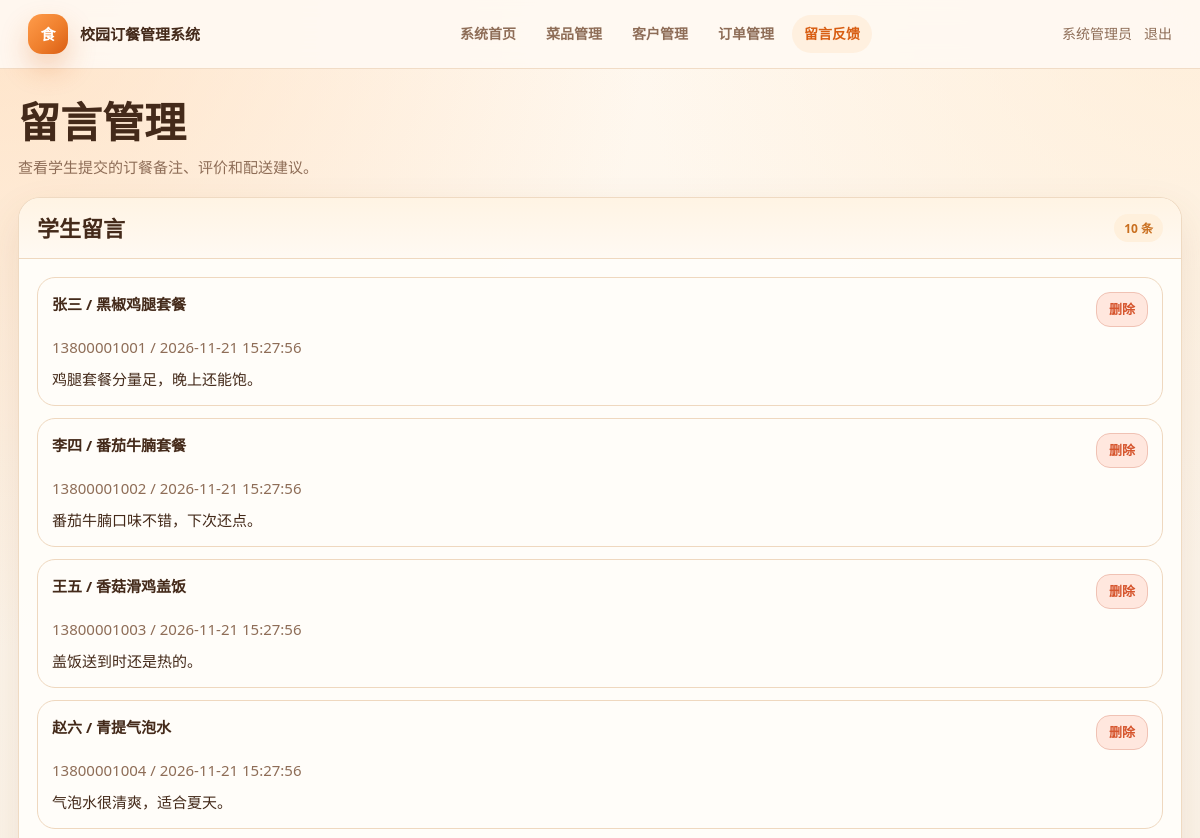
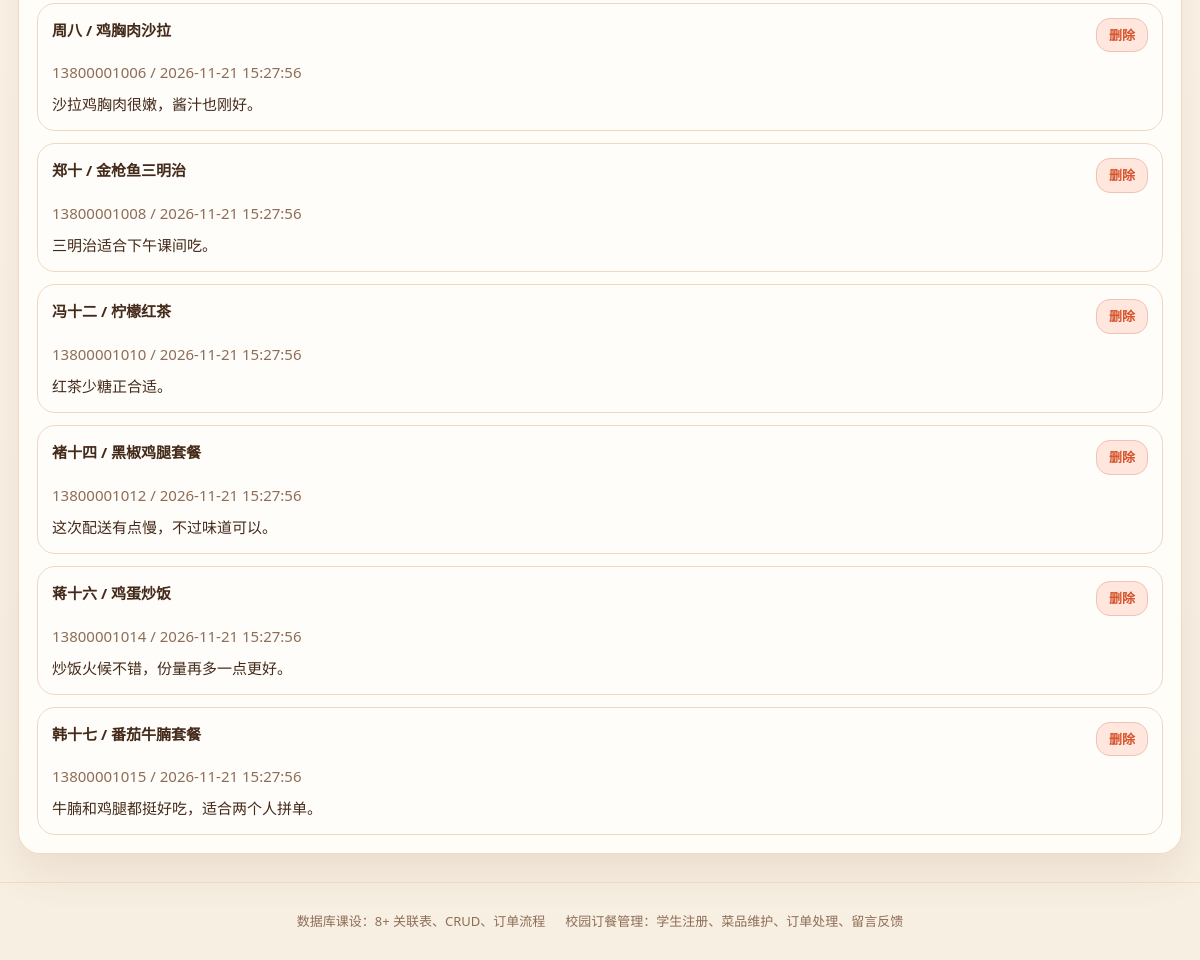
The app's page /feedback.php (signed in) with its own data (2 pictures, top to bottom).
### tables this page shows
CREATE TABLE comments (
  id INT UNSIGNED AUTO_INCREMENT PRIMARY KEY,
  customer_id INT UNSIGNED NOT NULL,
  dish_id INT UNSIGNED NOT NULL,
  content TEXT NOT NULL,
  safe_content TEXT NULL,
  created_at TIMESTAMP NOT NULL DEFAULT CURRENT_TIMESTAMP,
  CONSTRAINT fk_comments_customer FOREIGN KEY (customer_id) REFERENCES customers(id)
    ON UPDATE CASCADE ON DELETE CASCADE,
  CONSTRAINT fk_comments_dish FOREIGN KEY (dish_id) REFERENCES dishes(id)
    ON UPDATE CASCADE ON DELETE CASCADE
);

CREATE TABLE customers (
  id INT UNSIGNED AUTO_INCREMENT PRIMARY KEY,
  name VARCHAR(80) NOT NULL,
  phone VARCHAR(30) NOT NULL UNIQUE,
  email VARCHAR(120) NULL,
  student_no VARCHAR(30) NULL,
  created_at TIMESTAMP NOT NULL DEFAULT CURRENT_TIMESTAMP
);

CREATE TABLE dishes (
  id INT UNSIGNED AUTO_INCREMENT PRIMARY KEY,
  category_id INT UNSIGNED NOT NULL,
  name VARCHAR(100) NOT NULL,
  price DECIMAL(10,2) NOT NULL,
  stock INT NOT NULL DEFAULT 0,
  status ENUM('on','off') NOT NULL DEFAULT 'on',
  description VARCHAR(255) NULL,
  created_at TIMESTAMP NOT NULL DEFAULT CURRENT_TIMESTAMP,
  CONSTRAINT fk_dishes_category FOREIGN KEY (category_id) REFERENCES categories(id)
    ON UPDATE CASCADE ON DELETE RESTRICT
);

### includes/helpers.php (called while the page is built, shortened)
<?php
function e(?string $value): string
{
    return htmlspecialchars((string) $value, ENT_QUOTES | ENT_SUBSTITUTE, 'UTF-8');
}

### feedback.php (the view, shortened to what this page needs)
<?php
$pdo = db();
$comments = $pdo->query(
    'SELECT cm.*, c.name AS customer_name, c.phone, d.name AS dish_name
     FROM comments cm
     JOIN customers c ON c.id = cm.customer_id
     JOIN dishes d ON d.id = cm.dish_id
     ORDER BY cm.created_at DESC'
)->fetchAll();
require __DIR__ . '/includes/header.php';
?>
<section class="page-head">
    <div>
        <h1>留言管理</h1>
        <p>查看学生提交的订餐备注、评价和配送建议。</p>
    </div>
</section>
<section class="panel">
    <div class="panel-head"><h2>学生留言</h2><span class="badge info"><?= count($comments) ?> 条</span></div>
    <div class="panel-body lab-list">
        <?php foreach ($comments as $comment): ?>
            <div class="lab-item">
                <div class="actions" style="justify-content: space-between;">
                    <strong><?= e($comment['customer_name']) ?> / <?= e($comment['dish_name']) ?></strong>
                    <form method="post" onsubmit="return confirm('确认删除这条留言？');">
                        <button class="btn small danger" type="submit">删除</button>
                    </form>
                </div>
                <span class="muted"><?= e($comment['phone']) ?> / <?= e($comment['created_at']) ?></span>
                <div><?php echo $comment['content']; ?></div>
            </div>
        <?php endforeach; ?>
    </div>
</section>
<?php require __DIR__ . '/includes/footer.php'; ?>

### assets/style.css (style rules this page uses)
:root { --bg: #f7efe2; --bg-soft: #fff8ef; --surface: #fff9f2; --panel: #fffdf9; --text: #442a1a; --muted: #8e6d57; --line: #efd8bf; --line-strong: #e3bf97; --primary: #ef7f2d; --primary-strong: #d85d12; --primary-soft: #fff0df; --success: #9a5d22; --success-soft: #fff1de; --warning: #c96f1f; --warning-soft: #fff0dc; --danger: #d6552d; --danger-soft: #ffe7de; --shadow: 0 18px 42px rgba(140, 85, 39, .12); --shadow-soft: 0 10px 24px rgba(169, 111, 59, .10); --gradient: linear-gradient(135deg, #ff9c4b 0%, #ef7f2d 55%, #d95d13 100%); font-family: "Microsoft YaHei", "PingFang SC", "Segoe UI", Arial, sans-serif; }
* { box-sizing: border-box; }
html { scroll-behavior: smooth; }
body { margin: 0; background: radial-gradient(circle at top left, rgba(255, 220, 186, .72), transparent 30%), radial-gradient(circle at top right, rgba(255, 235, 210, .72), transparent 26%), linear-gradient(180deg, #fff8ef 0%, #f7efe2 100%); color: var(--text); font-size: 15px; line-height: 1.6; }
button, input, select, textarea { font: inherit; }
.page-head { display: flex; gap: 16px; align-items: flex-end; justify-content: space-between; margin-bottom: 18px; }
h1, h2, h3 { margin: 0; line-height: 1.2; letter-spacing: 0; }
h1 { font-size: clamp(28px, 4vw, 42px); }
h2 { font-size: 22px; }
.muted, .page-head p { color: var(--muted); }
.page-head p { margin: 8px 0 0; }
.card, .panel, .login-card, .student-card, .auth-card, .sidebar-card, .menu-hero-card { background: rgba(255, 253, 249, .96); border: 1px solid rgba(239, 216, 191, .95); border-radius: 22px; box-shadow: var(--shadow); }
.panel { overflow: hidden; }
.panel-head { display: flex; gap: 12px; align-items: center; justify-content: space-between; padding: 16px 18px; border-bottom: 1px solid var(--line); background: linear-gradient(180deg, rgba(255, 243, 226, .92), rgba(255, 249, 242, .88)); }
.panel-body { padding: 18px; }
.badge { display: inline-flex; align-items: center; min-height: 28px; padding: 3px 10px; border-radius: 999px; font-size: 12px; font-weight: 800; white-space: nowrap; }
.badge.warning, .badge.info, .badge.primary { color: var(--warning); background: var(--warning-soft); }
.btn, button.btn { display: inline-flex; min-height: 42px; align-items: center; justify-content: center; gap: 8px; padding: 9px 16px; border: 1px solid rgba(227, 191, 151, .95); border-radius: 14px; color: var(--text); background: rgba(255, 252, 248, .96); cursor: pointer; font-size: 14px; font-weight: 800; transition: transform .18s ease, box-shadow .18s ease, border-color .18s ease, background .18s ease; }
.btn.danger { color: var(--danger); border-color: #f0c2b4; background: var(--danger-soft); }
.btn.small { min-height: 34px; padding: 6px 12px; font-size: 13px; }
.actions { display: flex; flex-wrap: wrap; gap: 8px; }
.lab-list { display: grid; gap: 12px; }
.lab-item { display: grid; gap: 8px; padding: 14px; border: 1px solid var(--line); border-radius: 18px; background: rgba(255, 253, 249, .96); }

### records on screen
comments: customer.name "张三", dish.name "黑椒鸡腿套餐", customer.phone "13800001001", created_at "2026-11-21 15:27:56", content "鸡腿套餐分量足，晚上还能饱。"
comments: customer.name "李四", dish.name "番茄牛腩套餐", customer.phone "13800001002", created_at "2026-11-21 15:27:56", content "番茄牛腩口味不错，下次还点。"
comments: customer.name "王五", dish.name "香菇滑鸡盖饭", customer.phone "13800001003", created_at "2026-11-21 15:27:56", content "盖饭送到时还是热的。"
comments: customer.name "赵六", dish.name "青提气泡水", customer.phone "13800001004", created_at "2026-11-21 15:27:56", content "气泡水很清爽，适合夏天。"
comments: customer.name "周八", dish.name "鸡胸肉沙拉", customer.phone "13800001006", created_at "2026-11-21 15:27:56", content "沙拉鸡胸肉很嫩，酱汁也刚好。"
comments: customer.name "郑十", dish.name "金枪鱼三明治", customer.phone "13800001008", created_at "2026-11-21 15:27:56", content "三明治适合下午课间吃。"
comments: customer.name "冯十二", dish.name "柠檬红茶", customer.phone "13800001010", created_at "2026-11-21 15:27:56", content "红茶少糖正合适。"
comments: customer.name "褚十四", dish.name "黑椒鸡腿套餐", customer.phone "13800001012", created_at "2026-11-21 15:27:56", content "这次配送有点慢，不过味道可以。"
comments: customer.name "蒋十六", dish.name "鸡蛋炒饭", customer.phone "13800001014", created_at "2026-11-21 15:27:56", content "炒饭火候不错，份量再多一点更好。"
comments: customer.name "韩十七", dish.name "番茄牛腩套餐", customer.phone "13800001015", created_at "2026-11-21 15:27:56", content "牛腩和鸡腿都挺好吃，适合两个人拼单。"

### other values on screen
$appName "校园订餐管理系统"
$label "系统首页"
$label "菜品管理"
$label "客户管理"
$label "订单管理"
$label "留言反馈"
user()['display_name'] "系统管理员"
count($comments) "10"
